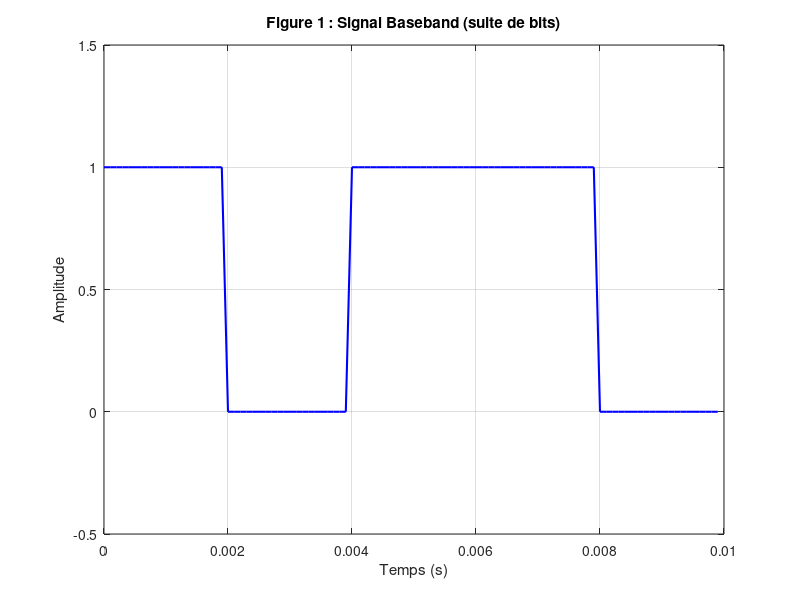
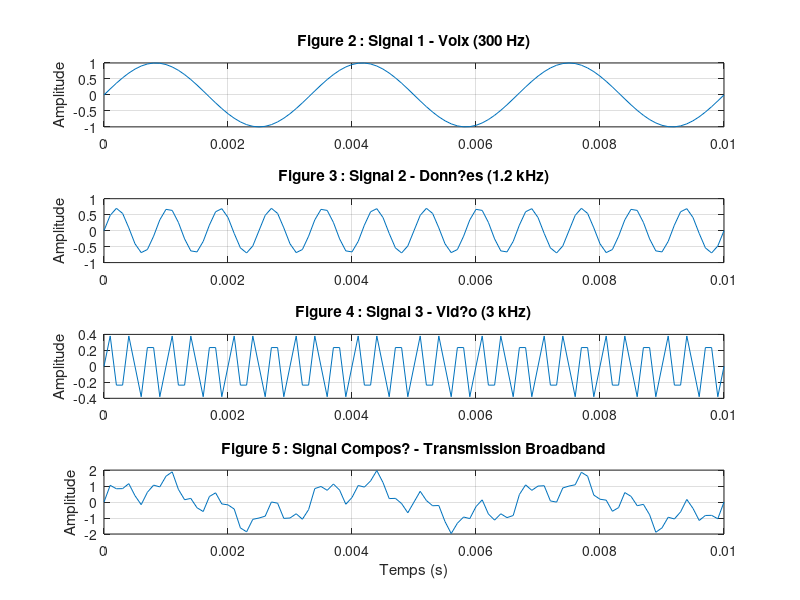
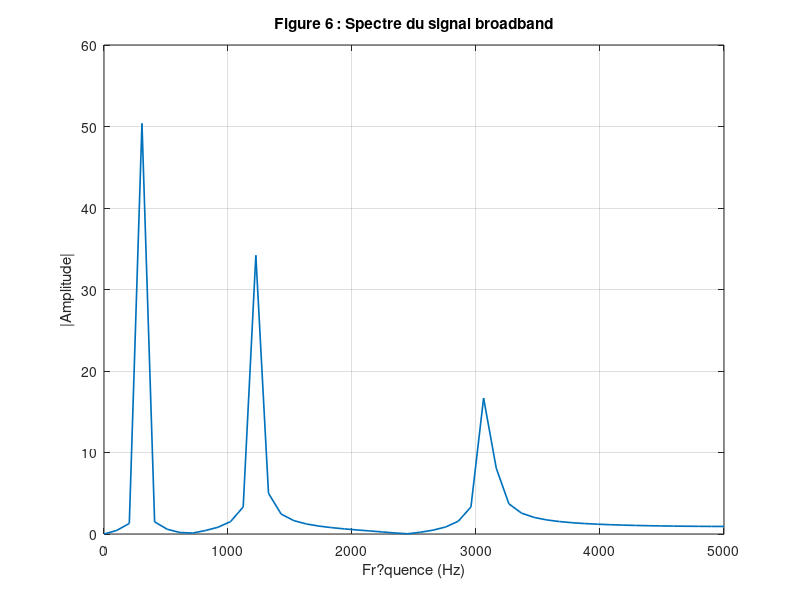

These figures' MATLAB source, in order:
clc; clear; close all;

%% 1) SIGNAL BASEBAND : Suite de bits
Fs = 10000;             % Fr?quence d'?chantillonnage (10 kHz)
Tb = 0.002;             % Dur?e d?un bit = 2 ms
bits = [1 0 1 1 0];     % Suite de bits ? transmettre

% G?n?ration du signal baseband
baseband = [];
for i = 1:length(bits)
    baseband = [baseband bits(i)*ones(1,Fs*Tb)];
end

t1 = (0:length(baseband)-1)/Fs; % Temps associ?

% === Affichage du signal baseband ===
figure;
plot(t1, baseband, 'b', 'LineWidth', 1.5);
title('Figure 1 : Signal Baseband (suite de bits)');
xlabel('Temps (s)');
ylabel('Amplitude');
ylim([-0.5 1.5]); grid on;

%% 2) SIGNAL BROADBAND : Plusieurs signaux sur diff?rentes fr?quences
fs = 10000;             % Fr?quence d'?chantillonnage
t2 = 0:1/fs:0.01;       % 10 ms

% Signal 1 : voix (basse fr?quence)
f1 = 300;               % 300 Hz
s1 = sin(2*pi*f1*t2);

% Signal 2 : donn?es (fr?quence moyenne)
f2 = 1200;              % 1.2 kHz
s2 = 0.7 * sin(2*pi*f2*t2);

% Signal 3 : vid?o (haute fr?quence)
f3 = 3000;              % 3 kHz
s3 = 0.4 * sin(2*pi*f3*t2);

% Signal total broadband = somme des 3
broadband_signal = s1 + s2 + s3;

% === Affichage temporel des signaux ===
figure;
subplot(4,1,1);
plot(t2, s1);
title('Figure 2 : Signal 1 - Voix (300 Hz)');
ylabel('Amplitude'); grid on;

subplot(4,1,2);
plot(t2, s2);
title('Figure 3 : Signal 2 - Donn?es (1.2 kHz)');
ylabel('Amplitude'); grid on;

subplot(4,1,3);
plot(t2, s3);
title('Figure 4 : Signal 3 - Vid?o (3 kHz)');
ylabel('Amplitude'); grid on;

subplot(4,1,4);
plot(t2, broadband_signal);
title('Figure 5 : Signal Compos? - Transmission Broadband');
xlabel('Temps (s)'); ylabel('Amplitude'); grid on;

%% 3) Analyse fr?quentielle du signal broadband
n = length(broadband_signal);
Y = fft(broadband_signal);
n = length(Y);
Y = abs(Y(1:floor(n/2)));
f = linspace(0, fs/2, length(Y));

% === Affichage du spectre (FFT) ===
figure;
plot(f, Y, 'LineWidth', 1.2);
title('Figure 6 : Spectre du signal broadband');
xlabel('Fr?quence (Hz)');
ylabel('|Amplitude|');
grid on;
